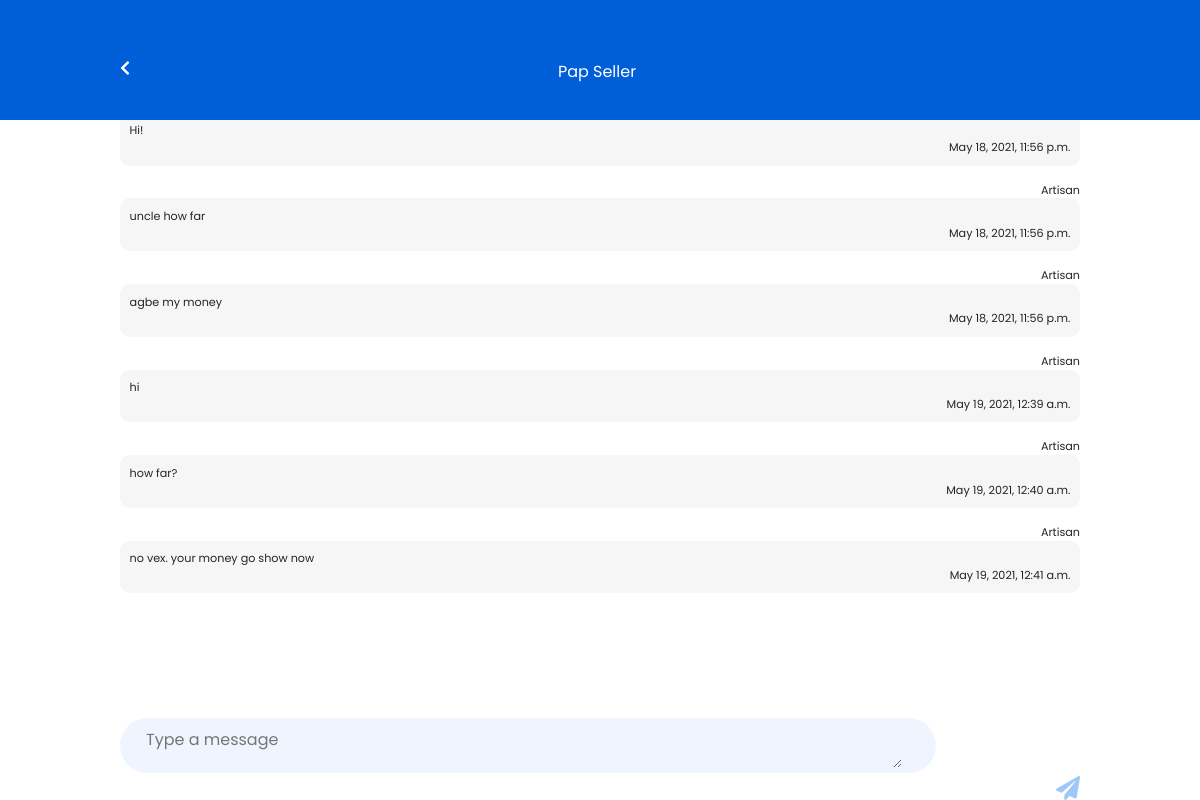
Page /client_individual_chat/26 (signed in) on the committed database.
### app/models.py (models this page shows, shortened)
class Project_Gig(models.Model):
    class Meta:
        db_table = "Gig/Project Table"
    order_id = models.TextField(max_length=20,verbose_name="Order ID",null=True)
    client_id = models.TextField(max_length=20,verbose_name="Client ID",null=True)
    artisan_id = models.TextField(max_length=20,verbose_name="Artisan ID",null=True)
    project_title= models.TextField(max_length=500,verbose_name="Project Title", null=True)
    canChat = models.BooleanField(default=False, verbose_name="Chat permission")
    projectStatus = models.TextField(max_length=15,  default='pending', verbose_name="Order Status")
    endProject = models.BooleanField(default=False, verbose_name="Was Projected ended")
    isCompleted = models.BooleanField(default=False, verbose_name="was Project completed") # sto be filled by artisan check options
    date_added = models.DateTimeField(default=timezone.now)

class Chat(models.Model):
    class Meta:
        db_table = "Chat Table"
    from_id = models.TextField(max_length=20,verbose_name="Sending Party",null=True)
    to_id = models.TextField(max_length=20,verbose_name="Recieving Party",null=True)
    message= models.TextField(max_length=500,verbose_name="Message", null=True)
    projectCompleted = models.BooleanField(default=False, verbose_name="is Project completed")
    artisanRead = models.BooleanField(default=False, verbose_name="artisan has Read message")
    clientRead = models.BooleanField(default=False, verbose_name="client has Read message")
    project_id = models.TextField(max_length=20,verbose_name="Project ID",null=True)
    date_added = models.DateTimeField(default=timezone.now)

### app/views.py (the view, shortened to what this page needs)
# urls.py: path("client_individual_chat/<int:id>", views.client_individual_chat_page, name="client_individual_chat"),
def client_individual_chat_page(request, id):
    if 'user_id' in request.session:
        user_id = request.session["user_id"]
        project = Project_Gig.objects.get(id=id)
        chat = Chat.objects.filter(project_id=project.id)
        if project and chat:
            return_data = {
                "project_details": project,
                "chat_details":chat,
                "you": user_id,
                "artisan":project.artisan_id
            }
        return render(request,"client/chat/individual_chat.html", return_data)
    else:
        return redirect('/login')

### app/templates/client/chat/individual_chat.html (shortened to what this page needs)
{% extends "client/nav.html" %}
{% load static %}
{% block body%}
<section class="secondary-background">
<div class="secondary-nav">
    <p class="sec-nav-title">{{project_details.project_title}}</p>
  </div>
  <div class="all-chat-container" id="client_chat_container">
    {% for c in chat_details %}
    {% if c.from_id == you %}
    <div class="mt-3">
      <p class="text-left">You</p>
      <div  class="you-chat">
        <p>{{c.message}}</p>
        <p class="text-right">{{c.date_added}}</p>
      </div>
    </div>
    {% else %}
    <div class="mt-3">
      <p class="text-right">Artisan</p>
      <div  class="client-chat">
        <p>{{c.message}}</p>
        <p class="text-right">{{c.date_added}}</p>
      </div>
    </div>
    {% endif %}
    {% endfor %}
  </div>
  <form>{% csrf_token %}
  <div class="bottom-chat-div" style="width:80%;">
    <div class="form-group message-input">
      <div style="display: flex; justify-content: left;">
          <textarea class="message-input-textarea" placeholder="Type a message" id="client_message"></textarea>
      </div>
    </div>
    <i class="fas fa-paper-plane fa-2x"  style="margin-left:-13%;margin-top: 6%; color: #0069F060;" id="client_send_chat_message_submit"></i>
  </div>
</div></form>
</section>
{% endblock %}

### app/static/css/client_home.css (style rules this page uses)
body { overflow: hidden; }
.secondary-background { height: 80vh; width: 80%; margin:10vh auto; }
.fa-2x { font-size: 1.5em!important; }
p { margin:0; font-size: 0.7rem; font-family: Poppins; }
.secondary-nav { width: 100%; display: flex; justify-content: space-between; background-color: #005FD8; top: 0; left: 0; padding: 5% 10%; position: absolute; height: 60px; }
.sec-nav-title { font-size: 1rem!important; color: #fff; }

### app/static/css/chat.css (style rules this page uses)
.client-chat { background-color: #EEEEEE80; padding:0.6rem; border-radius: 10px; }
.all-chat-container { height: 75vh; overflow-y: scroll; }
.all-chat-container { -ms-overflow-style: none; scrollbar-width: none; }
.message-input { background: #0069F010; border-radius: 30px!important; height:55px; width: 85%; padding:0rem 1rem 0rem 1rem; margin-bottom: 10px; border:1px solid transparent; font-family: Poppins; }
.message-input-textarea { background: transparent; color:#404040; height:50px; width: 98%; padding:0.5rem; border:1px solid transparent; font-family: Poppins; }
.bottom-chat-div { display: flex; justify-content: space-between; position:absolute; bottom: 0; }

### rows in the picture
Project_Gig: project_title "Pap Seller"
Chat: message "Hi!", date_added "May 18, 2021, 11:56 p.m."
Chat: message "uncle how far", date_added "May 18, 2021, 11:56 p.m."
Chat: message "agbe my money", date_added "May 18, 2021, 11:56 p.m."
Chat: message "hi", date_added "May 19, 2021, 12:39 a.m."
Chat: message "how far?", date_added "May 19, 2021, 12:40 a.m."
Chat: message "no vex. your money go show now", date_added "May 19, 2021, 12:41 a.m."
